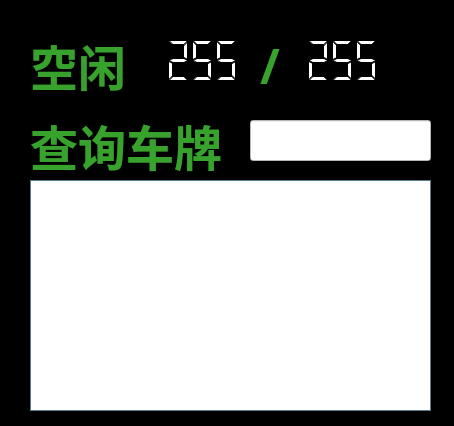
<?xml version="1.0" encoding="UTF-8"?>
<ui version="4.0">
 <class>Form</class>
 <widget class="QWidget" name="Form">
  <property name="windowModality">
   <enum>Qt::NonModal</enum>
  </property>
  <property name="enabled">
   <bool>true</bool>
  </property>
  <property name="geometry">
   <rect>
    <x>0</x>
    <y>0</y>
    <width>454</width>
    <height>426</height>
   </rect>
  </property>
  <property name="palette">
   <palette>
    <active>
     <colorrole role="WindowText">
      <brush brushstyle="SolidPattern">
       <color alpha="255">
        <red>255</red>
        <green>255</green>
        <blue>255</blue>
       </color>
      </brush>
     </colorrole>
     <colorrole role="Button">
      <brush brushstyle="SolidPattern">
       <color alpha="255">
        <red>0</red>
        <green>0</green>
        <blue>0</blue>
       </color>
      </brush>
     </colorrole>
     <colorrole role="Light">
      <brush brushstyle="SolidPattern">
       <color alpha="255">
        <red>0</red>
        <green>0</green>
        <blue>0</blue>
       </color>
      </brush>
     </colorrole>
     <colorrole role="Midlight">
      <brush brushstyle="SolidPattern">
       <color alpha="255">
        <red>0</red>
        <green>0</green>
        <blue>0</blue>
       </color>
      </brush>
     </colorrole>
     <colorrole role="Dark">
      <brush brushstyle="SolidPattern">
       <color alpha="255">
        <red>0</red>
        <green>0</green>
        <blue>0</blue>
       </color>
      </brush>
     </colorrole>
     <colorrole role="Mid">
      <brush brushstyle="SolidPattern">
       <color alpha="255">
        <red>0</red>
        <green>0</green>
        <blue>0</blue>
       </color>
      </brush>
     </colorrole>
     <colorrole role="Text">
      <brush brushstyle="SolidPattern">
       <color alpha="255">
        <red>255</red>
        <green>255</green>
        <blue>255</blue>
       </color>
      </brush>
     </colorrole>
     <colorrole role="BrightText">
      <brush brushstyle="SolidPattern">
       <color alpha="255">
        <red>255</red>
        <green>255</green>
        <blue>255</blue>
       </color>
      </brush>
     </colorrole>
     <colorrole role="ButtonText">
      <brush brushstyle="SolidPattern">
       <color alpha="255">
        <red>255</red>
        <green>255</green>
        <blue>255</blue>
       </color>
      </brush>
     </colorrole>
     <colorrole role="Base">
      <brush brushstyle="SolidPattern">
       <color alpha="255">
        <red>0</red>
        <green>0</green>
        <blue>0</blue>
       </color>
      </brush>
     </colorrole>
     <colorrole role="Window">
      <brush brushstyle="SolidPattern">
       <color alpha="255">
        <red>0</red>
        <green>0</green>
        <blue>0</blue>
       </color>
      </brush>
     </colorrole>
     <colorrole role="Shadow">
      <brush brushstyle="SolidPattern">
       <color alpha="255">
        <red>0</red>
        <green>0</green>
        <blue>0</blue>
       </color>
      </brush>
     </colorrole>
     <colorrole role="AlternateBase">
      <brush brushstyle="SolidPattern">
       <color alpha="255">
        <red>0</red>
        <green>0</green>
        <blue>0</blue>
       </color>
      </brush>
     </colorrole>
     <colorrole role="ToolTipBase">
      <brush brushstyle="SolidPattern">
       <color alpha="255">
        <red>255</red>
        <green>255</green>
        <blue>220</blue>
       </color>
      </brush>
     </colorrole>
     <colorrole role="ToolTipText">
      <brush brushstyle="SolidPattern">
       <color alpha="255">
        <red>0</red>
        <green>0</green>
        <blue>0</blue>
       </color>
      </brush>
     </colorrole>
    </active>
    <inactive>
     <colorrole role="WindowText">
      <brush brushstyle="SolidPattern">
       <color alpha="255">
        <red>255</red>
        <green>255</green>
        <blue>255</blue>
       </color>
      </brush>
     </colorrole>
     <colorrole role="Button">
      <brush brushstyle="SolidPattern">
       <color alpha="255">
        <red>0</red>
        <green>0</green>
        <blue>0</blue>
       </color>
      </brush>
     </colorrole>
     <colorrole role="Light">
      <brush brushstyle="SolidPattern">
       <color alpha="255">
        <red>0</red>
        <green>0</green>
        <blue>0</blue>
       </color>
      </brush>
     </colorrole>
     <colorrole role="Midlight">
      <brush brushstyle="SolidPattern">
       <color alpha="255">
        <red>0</red>
        <green>0</green>
        <blue>0</blue>
       </color>
      </brush>
     </colorrole>
     <colorrole role="Dark">
      <brush brushstyle="SolidPattern">
       <color alpha="255">
        <red>0</red>
        <green>0</green>
        <blue>0</blue>
       </color>
      </brush>
     </colorrole>
     <colorrole role="Mid">
      <brush brushstyle="SolidPattern">
       <color alpha="255">
        <red>0</red>
        <green>0</green>
        <blue>0</blue>
       </color>
      </brush>
     </colorrole>
     <colorrole role="Text">
      <brush brushstyle="SolidPattern">
       <color alpha="255">
        <red>255</red>
        <green>255</green>
        <blue>255</blue>
       </color>
      </brush>
     </colorrole>
     <colorrole role="BrightText">
      <brush brushstyle="SolidPattern">
       <color alpha="255">
        <red>255</red>
        <green>255</green>
        <blue>255</blue>
       </color>
      </brush>
     </colorrole>
     <colorrole role="ButtonText">
      <brush brushstyle="SolidPattern">
       <color alpha="255">
        <red>255</red>
        <green>255</green>
        <blue>255</blue>
       </color>
      </brush>
     </colorrole>
     <colorrole role="Base">
      <brush brushstyle="SolidPattern">
       <color alpha="255">
        <red>0</red>
        <green>0</green>
        <blue>0</blue>
       </color>
      </brush>
     </colorrole>
     <colorrole role="Window">
      <brush brushstyle="SolidPattern">
       <color alpha="255">
        <red>0</red>
        <green>0</green>
        <blue>0</blue>
       </color>
      </brush>
     </colorrole>
     <colorrole role="Shadow">
      <brush brushstyle="SolidPattern">
       <color alpha="255">
        <red>0</red>
        <green>0</green>
        <blue>0</blue>
       </color>
      </brush>
     </colorrole>
     <colorrole role="AlternateBase">
      <brush brushstyle="SolidPattern">
       <color alpha="255">
        <red>0</red>
        <green>0</green>
        <blue>0</blue>
       </color>
      </brush>
     </colorrole>
     <colorrole role="ToolTipBase">
      <brush brushstyle="SolidPattern">
       <color alpha="255">
        <red>255</red>
        <green>255</green>
        <blue>220</blue>
       </color>
      </brush>
     </colorrole>
     <colorrole role="ToolTipText">
      <brush brushstyle="SolidPattern">
       <color alpha="255">
        <red>0</red>
        <green>0</green>
        <blue>0</blue>
       </color>
      </brush>
     </colorrole>
    </inactive>
    <disabled>
     <colorrole role="WindowText">
      <brush brushstyle="SolidPattern">
       <color alpha="255">
        <red>0</red>
        <green>0</green>
        <blue>0</blue>
       </color>
      </brush>
     </colorrole>
     <colorrole role="Button">
      <brush brushstyle="SolidPattern">
       <color alpha="255">
        <red>0</red>
        <green>0</green>
        <blue>0</blue>
       </color>
      </brush>
     </colorrole>
     <colorrole role="Light">
      <brush brushstyle="SolidPattern">
       <color alpha="255">
        <red>0</red>
        <green>0</green>
        <blue>0</blue>
       </color>
      </brush>
     </colorrole>
     <colorrole role="Midlight">
      <brush brushstyle="SolidPattern">
       <color alpha="255">
        <red>0</red>
        <green>0</green>
        <blue>0</blue>
       </color>
      </brush>
     </colorrole>
     <colorrole role="Dark">
      <brush brushstyle="SolidPattern">
       <color alpha="255">
        <red>0</red>
        <green>0</green>
        <blue>0</blue>
       </color>
      </brush>
     </colorrole>
     <colorrole role="Mid">
      <brush brushstyle="SolidPattern">
       <color alpha="255">
        <red>0</red>
        <green>0</green>
        <blue>0</blue>
       </color>
      </brush>
     </colorrole>
     <colorrole role="Text">
      <brush brushstyle="SolidPattern">
       <color alpha="255">
        <red>0</red>
        <green>0</green>
        <blue>0</blue>
       </color>
      </brush>
     </colorrole>
     <colorrole role="BrightText">
      <brush brushstyle="SolidPattern">
       <color alpha="255">
        <red>255</red>
        <green>255</green>
        <blue>255</blue>
       </color>
      </brush>
     </colorrole>
     <colorrole role="ButtonText">
      <brush brushstyle="SolidPattern">
       <color alpha="255">
        <red>0</red>
        <green>0</green>
        <blue>0</blue>
       </color>
      </brush>
     </colorrole>
     <colorrole role="Base">
      <brush brushstyle="SolidPattern">
       <color alpha="255">
        <red>0</red>
        <green>0</green>
        <blue>0</blue>
       </color>
      </brush>
     </colorrole>
     <colorrole role="Window">
      <brush brushstyle="SolidPattern">
       <color alpha="255">
        <red>0</red>
        <green>0</green>
        <blue>0</blue>
       </color>
      </brush>
     </colorrole>
     <colorrole role="Shadow">
      <brush brushstyle="SolidPattern">
       <color alpha="255">
        <red>0</red>
        <green>0</green>
        <blue>0</blue>
       </color>
      </brush>
     </colorrole>
     <colorrole role="AlternateBase">
      <brush brushstyle="SolidPattern">
       <color alpha="255">
        <red>0</red>
        <green>0</green>
        <blue>0</blue>
       </color>
      </brush>
     </colorrole>
     <colorrole role="ToolTipBase">
      <brush brushstyle="SolidPattern">
       <color alpha="255">
        <red>255</red>
        <green>255</green>
        <blue>220</blue>
       </color>
      </brush>
     </colorrole>
     <colorrole role="ToolTipText">
      <brush brushstyle="SolidPattern">
       <color alpha="255">
        <red>0</red>
        <green>0</green>
        <blue>0</blue>
       </color>
      </brush>
     </colorrole>
    </disabled>
   </palette>
  </property>
  <property name="windowTitle">
   <string>Parking Demo</string>
  </property>
  <widget class="QLCDNumber" name="lcdTotalLot">
   <property name="geometry">
    <rect>
     <x>280</x>
     <y>30</y>
     <width>101</width>
     <height>61</height>
    </rect>
   </property>
   <property name="lineWidth">
    <number>1</number>
   </property>
   <property name="digitCount">
    <number>4</number>
   </property>
   <property name="intValue" stdset="0">
    <number>255</number>
   </property>
  </widget>
  <widget class="QLabel" name="label">
   <property name="geometry">
    <rect>
     <x>30</x>
     <y>30</y>
     <width>111</width>
     <height>71</height>
    </rect>
   </property>
   <property name="palette">
    <palette>
     <active>
      <colorrole role="WindowText">
       <brush brushstyle="SolidPattern">
        <color alpha="255">
         <red>56</red>
         <green>163</green>
         <blue>44</blue>
        </color>
       </brush>
      </colorrole>
     </active>
     <inactive>
      <colorrole role="WindowText">
       <brush brushstyle="SolidPattern">
        <color alpha="255">
         <red>56</red>
         <green>163</green>
         <blue>44</blue>
        </color>
       </brush>
      </colorrole>
     </inactive>
     <disabled>
      <colorrole role="WindowText">
       <brush brushstyle="SolidPattern">
        <color alpha="255">
         <red>120</red>
         <green>120</green>
         <blue>120</blue>
        </color>
       </brush>
      </colorrole>
     </disabled>
    </palette>
   </property>
   <property name="font">
    <font>
     <family>GE Inspira Pitch</family>
     <pointsize>36</pointsize>
     <weight>75</weight>
     <bold>true</bold>
    </font>
   </property>
   <property name="text">
    <string>空闲</string>
   </property>
  </widget>
  <widget class="QLabel" name="label_2">
   <property name="geometry">
    <rect>
     <x>260</x>
     <y>30</y>
     <width>31</width>
     <height>71</height>
    </rect>
   </property>
   <property name="palette">
    <palette>
     <active>
      <colorrole role="WindowText">
       <brush brushstyle="SolidPattern">
        <color alpha="255">
         <red>56</red>
         <green>163</green>
         <blue>44</blue>
        </color>
       </brush>
      </colorrole>
     </active>
     <inactive>
      <colorrole role="WindowText">
       <brush brushstyle="SolidPattern">
        <color alpha="255">
         <red>56</red>
         <green>163</green>
         <blue>44</blue>
        </color>
       </brush>
      </colorrole>
     </inactive>
     <disabled>
      <colorrole role="WindowText">
       <brush brushstyle="SolidPattern">
        <color alpha="255">
         <red>120</red>
         <green>120</green>
         <blue>120</blue>
        </color>
       </brush>
      </colorrole>
     </disabled>
    </palette>
   </property>
   <property name="font">
    <font>
     <family>GE Inspira Pitch</family>
     <pointsize>36</pointsize>
     <weight>75</weight>
     <bold>true</bold>
    </font>
   </property>
   <property name="text">
    <string>/</string>
   </property>
  </widget>
  <widget class="QLCDNumber" name="lcdFreeLot">
   <property name="geometry">
    <rect>
     <x>140</x>
     <y>30</y>
     <width>101</width>
     <height>61</height>
    </rect>
   </property>
   <property name="lineWidth">
    <number>1</number>
   </property>
   <property name="digitCount">
    <number>4</number>
   </property>
   <property name="intValue" stdset="0">
    <number>255</number>
   </property>
  </widget>
  <widget class="QLineEdit" name="lineEdit">
   <property name="geometry">
    <rect>
     <x>250</x>
     <y>120</y>
     <width>181</width>
     <height>41</height>
    </rect>
   </property>
   <property name="palette">
    <palette>
     <active>
      <colorrole role="WindowText">
       <brush brushstyle="SolidPattern">
        <color alpha="255">
         <red>0</red>
         <green>0</green>
         <blue>0</blue>
        </color>
       </brush>
      </colorrole>
      <colorrole role="Button">
       <brush brushstyle="SolidPattern">
        <color alpha="255">
         <red>255</red>
         <green>255</green>
         <blue>255</blue>
        </color>
       </brush>
      </colorrole>
      <colorrole role="Light">
       <brush brushstyle="SolidPattern">
        <color alpha="255">
         <red>255</red>
         <green>255</green>
         <blue>255</blue>
        </color>
       </brush>
      </colorrole>
      <colorrole role="Midlight">
       <brush brushstyle="SolidPattern">
        <color alpha="255">
         <red>255</red>
         <green>255</green>
         <blue>255</blue>
        </color>
       </brush>
      </colorrole>
      <colorrole role="Dark">
       <brush brushstyle="SolidPattern">
        <color alpha="255">
         <red>127</red>
         <green>127</green>
         <blue>127</blue>
        </color>
       </brush>
      </colorrole>
      <colorrole role="Mid">
       <brush brushstyle="SolidPattern">
        <color alpha="255">
         <red>170</red>
         <green>170</green>
         <blue>170</blue>
        </color>
       </brush>
      </colorrole>
      <colorrole role="Text">
       <brush brushstyle="SolidPattern">
        <color alpha="255">
         <red>0</red>
         <green>0</green>
         <blue>0</blue>
        </color>
       </brush>
      </colorrole>
      <colorrole role="BrightText">
       <brush brushstyle="SolidPattern">
        <color alpha="255">
         <red>255</red>
         <green>255</green>
         <blue>255</blue>
        </color>
       </brush>
      </colorrole>
      <colorrole role="ButtonText">
       <brush brushstyle="SolidPattern">
        <color alpha="255">
         <red>0</red>
         <green>0</green>
         <blue>0</blue>
        </color>
       </brush>
      </colorrole>
      <colorrole role="Base">
       <brush brushstyle="SolidPattern">
        <color alpha="255">
         <red>255</red>
         <green>255</green>
         <blue>255</blue>
        </color>
       </brush>
      </colorrole>
      <colorrole role="Window">
       <brush brushstyle="SolidPattern">
        <color alpha="255">
         <red>255</red>
         <green>255</green>
         <blue>255</blue>
        </color>
       </brush>
      </colorrole>
      <colorrole role="Shadow">
       <brush brushstyle="SolidPattern">
        <color alpha="255">
         <red>0</red>
         <green>0</green>
         <blue>0</blue>
        </color>
       </brush>
      </colorrole>
      <colorrole role="AlternateBase">
       <brush brushstyle="SolidPattern">
        <color alpha="255">
         <red>255</red>
         <green>255</green>
         <blue>255</blue>
        </color>
       </brush>
      </colorrole>
      <colorrole role="ToolTipBase">
       <brush brushstyle="SolidPattern">
        <color alpha="255">
         <red>255</red>
         <green>255</green>
         <blue>220</blue>
        </color>
       </brush>
      </colorrole>
      <colorrole role="ToolTipText">
       <brush brushstyle="SolidPattern">
        <color alpha="255">
         <red>0</red>
         <green>0</green>
         <blue>0</blue>
        </color>
       </brush>
      </colorrole>
     </active>
     <inactive>
      <colorrole role="WindowText">
       <brush brushstyle="SolidPattern">
        <color alpha="255">
         <red>0</red>
         <green>0</green>
         <blue>0</blue>
        </color>
       </brush>
      </colorrole>
      <colorrole role="Button">
       <brush brushstyle="SolidPattern">
        <color alpha="255">
         <red>255</red>
         <green>255</green>
         <blue>255</blue>
        </color>
       </brush>
      </colorrole>
      <colorrole role="Light">
       <brush brushstyle="SolidPattern">
        <color alpha="255">
         <red>255</red>
         <green>255</green>
         <blue>255</blue>
        </color>
       </brush>
      </colorrole>
      <colorrole role="Midlight">
       <brush brushstyle="SolidPattern">
        <color alpha="255">
         <red>255</red>
         <green>255</green>
         <blue>255</blue>
        </color>
       </brush>
      </colorrole>
      <colorrole role="Dark">
       <brush brushstyle="SolidPattern">
        <color alpha="255">
         <red>127</red>
         <green>127</green>
         <blue>127</blue>
        </color>
       </brush>
      </colorrole>
      <colorrole role="Mid">
       <brush brushstyle="SolidPattern">
        <color alpha="255">
         <red>170</red>
         <green>170</green>
         <blue>170</blue>
        </color>
       </brush>
      </colorrole>
      <colorrole role="Text">
       <brush brushstyle="SolidPattern">
        <color alpha="255">
         <red>0</red>
         <green>0</green>
         <blue>0</blue>
        </color>
       </brush>
      </colorrole>
      <colorrole role="BrightText">
       <brush brushstyle="SolidPattern">
        <color alpha="255">
         <red>255</red>
         <green>255</green>
         <blue>255</blue>
        </color>
       </brush>
      </colorrole>
      <colorrole role="ButtonText">
       <brush brushstyle="SolidPattern">
        <color alpha="255">
         <red>0</red>
         <green>0</green>
         <blue>0</blue>
        </color>
       </brush>
      </colorrole>
      <colorrole role="Base">
       <brush brushstyle="SolidPattern">
        <color alpha="255">
         <red>255</red>
         <green>255</green>
         <blue>255</blue>
        </color>
       </brush>
      </colorrole>
      <colorrole role="Window">
       <brush brushstyle="SolidPattern">
        <color alpha="255">
         <red>255</red>
         <green>255</green>
         <blue>255</blue>
        </color>
       </brush>
      </colorrole>
      <colorrole role="Shadow">
       <brush brushstyle="SolidPattern">
        <color alpha="255">
         <red>0</red>
         <green>0</green>
         <blue>0</blue>
        </color>
       </brush>
      </colorrole>
      <colorrole role="AlternateBase">
       <brush brushstyle="SolidPattern">
        <color alpha="255">
         <red>255</red>
         <green>255</green>
         <blue>255</blue>
        </color>
       </brush>
      </colorrole>
      <colorrole role="ToolTipBase">
       <brush brushstyle="SolidPattern">
        <color alpha="255">
         <red>255</red>
         <green>255</green>
         <blue>220</blue>
        </color>
       </brush>
      </colorrole>
      <colorrole role="ToolTipText">
       <brush brushstyle="SolidPattern">
        <color alpha="255">
         <red>0</red>
         <green>0</green>
         <blue>0</blue>
        </color>
       </brush>
      </colorrole>
     </inactive>
     <disabled>
      <colorrole role="WindowText">
       <brush brushstyle="SolidPattern">
        <color alpha="255">
         <red>127</red>
         <green>127</green>
         <blue>127</blue>
        </color>
       </brush>
      </colorrole>
      <colorrole role="Button">
       <brush brushstyle="SolidPattern">
        <color alpha="255">
         <red>255</red>
         <green>255</green>
         <blue>255</blue>
        </color>
       </brush>
      </colorrole>
      <colorrole role="Light">
       <brush brushstyle="SolidPattern">
        <color alpha="255">
         <red>255</red>
         <green>255</green>
         <blue>255</blue>
        </color>
       </brush>
      </colorrole>
      <colorrole role="Midlight">
       <brush brushstyle="SolidPattern">
        <color alpha="255">
         <red>255</red>
         <green>255</green>
         <blue>255</blue>
        </color>
       </brush>
      </colorrole>
      <colorrole role="Dark">
       <brush brushstyle="SolidPattern">
        <color alpha="255">
         <red>127</red>
         <green>127</green>
         <blue>127</blue>
        </color>
       </brush>
      </colorrole>
      <colorrole role="Mid">
       <brush brushstyle="SolidPattern">
        <color alpha="255">
         <red>170</red>
         <green>170</green>
         <blue>170</blue>
        </color>
       </brush>
      </colorrole>
      <colorrole role="Text">
       <brush brushstyle="SolidPattern">
        <color alpha="255">
         <red>127</red>
         <green>127</green>
         <blue>127</blue>
        </color>
       </brush>
      </colorrole>
      <colorrole role="BrightText">
       <brush brushstyle="SolidPattern">
        <color alpha="255">
         <red>255</red>
         <green>255</green>
         <blue>255</blue>
        </color>
       </brush>
      </colorrole>
      <colorrole role="ButtonText">
       <brush brushstyle="SolidPattern">
        <color alpha="255">
         <red>127</red>
         <green>127</green>
         <blue>127</blue>
        </color>
       </brush>
      </colorrole>
      <colorrole role="Base">
       <brush brushstyle="SolidPattern">
        <color alpha="255">
         <red>255</red>
         <green>255</green>
         <blue>255</blue>
        </color>
       </brush>
      </colorrole>
      <colorrole role="Window">
       <brush brushstyle="SolidPattern">
        <color alpha="255">
         <red>255</red>
         <green>255</green>
         <blue>255</blue>
        </color>
       </brush>
      </colorrole>
      <colorrole role="Shadow">
       <brush brushstyle="SolidPattern">
        <color alpha="255">
         <red>0</red>
         <green>0</green>
         <blue>0</blue>
        </color>
       </brush>
      </colorrole>
      <colorrole role="AlternateBase">
       <brush brushstyle="SolidPattern">
        <color alpha="255">
         <red>255</red>
         <green>255</green>
         <blue>255</blue>
        </color>
       </brush>
      </colorrole>
      <colorrole role="ToolTipBase">
       <brush brushstyle="SolidPattern">
        <color alpha="255">
         <red>255</red>
         <green>255</green>
         <blue>220</blue>
        </color>
       </brush>
      </colorrole>
      <colorrole role="ToolTipText">
       <brush brushstyle="SolidPattern">
        <color alpha="255">
         <red>0</red>
         <green>0</green>
         <blue>0</blue>
        </color>
       </brush>
      </colorrole>
     </disabled>
    </palette>
   </property>
   <property name="font">
    <font>
     <pointsize>16</pointsize>
    </font>
   </property>
   <property name="focusPolicy">
    <enum>Qt::TabFocus</enum>
   </property>
   <property name="acceptDrops">
    <bool>false</bool>
   </property>
   <property name="text">
    <string/>
   </property>
   <property name="placeholderText">
    <string/>
   </property>
  </widget>
  <widget class="QLabel" name="label_3">
   <property name="geometry">
    <rect>
     <x>30</x>
     <y>110</y>
     <width>211</width>
     <height>71</height>
    </rect>
   </property>
   <property name="palette">
    <palette>
     <active>
      <colorrole role="WindowText">
       <brush brushstyle="SolidPattern">
        <color alpha="255">
         <red>56</red>
         <green>163</green>
         <blue>44</blue>
        </color>
       </brush>
      </colorrole>
     </active>
     <inactive>
      <colorrole role="WindowText">
       <brush brushstyle="SolidPattern">
        <color alpha="255">
         <red>56</red>
         <green>163</green>
         <blue>44</blue>
        </color>
       </brush>
      </colorrole>
     </inactive>
     <disabled>
      <colorrole role="WindowText">
       <brush brushstyle="SolidPattern">
        <color alpha="255">
         <red>120</red>
         <green>120</green>
         <blue>120</blue>
        </color>
       </brush>
      </colorrole>
     </disabled>
    </palette>
   </property>
   <property name="font">
    <font>
     <family>GE Inspira Pitch</family>
     <pointsize>36</pointsize>
     <weight>75</weight>
     <bold>true</bold>
    </font>
   </property>
   <property name="text">
    <string>查询车牌</string>
   </property>
  </widget>
  <widget class="QListView" name="listView">
   <property name="geometry">
    <rect>
     <x>30</x>
     <y>180</y>
     <width>401</width>
     <height>231</height>
    </rect>
   </property>
   <property name="palette">
    <palette>
     <active>
      <colorrole role="WindowText">
       <brush brushstyle="SolidPattern">
        <color alpha="255">
         <red>20</red>
         <green>31</green>
         <blue>31</blue>
        </color>
       </brush>
      </colorrole>
      <colorrole role="Button">
       <brush brushstyle="SolidPattern">
        <color alpha="255">
         <red>115</red>
         <green>160</green>
         <blue>181</blue>
        </color>
       </brush>
      </colorrole>
      <colorrole role="Light">
       <brush brushstyle="SolidPattern">
        <color alpha="255">
         <red>179</red>
         <green>231</green>
         <blue>255</blue>
        </color>
       </brush>
      </colorrole>
      <colorrole role="Midlight">
       <brush brushstyle="SolidPattern">
        <color alpha="255">
         <red>147</red>
         <green>195</green>
         <blue>218</blue>
        </color>
       </brush>
      </colorrole>
      <colorrole role="Dark">
       <brush brushstyle="SolidPattern">
        <color alpha="255">
         <red>57</red>
         <green>80</green>
         <blue>90</blue>
        </color>
       </brush>
      </colorrole>
      <colorrole role="Mid">
       <brush brushstyle="SolidPattern">
        <color alpha="255">
         <red>76</red>
         <green>107</green>
         <blue>121</blue>
        </color>
       </brush>
      </colorrole>
      <colorrole role="Text">
       <brush brushstyle="SolidPattern">
        <color alpha="255">
         <red>0</red>
         <green>0</green>
         <blue>0</blue>
        </color>
       </brush>
      </colorrole>
      <colorrole role="BrightText">
       <brush brushstyle="SolidPattern">
        <color alpha="255">
         <red>255</red>
         <green>255</green>
         <blue>255</blue>
        </color>
       </brush>
      </colorrole>
      <colorrole role="ButtonText">
       <brush brushstyle="SolidPattern">
        <color alpha="255">
         <red>0</red>
         <green>0</green>
         <blue>0</blue>
        </color>
       </brush>
      </colorrole>
      <colorrole role="Base">
       <brush brushstyle="SolidPattern">
        <color alpha="255">
         <red>255</red>
         <green>255</green>
         <blue>255</blue>
        </color>
       </brush>
      </colorrole>
      <colorrole role="Window">
       <brush brushstyle="SolidPattern">
        <color alpha="255">
         <red>115</red>
         <green>160</green>
         <blue>181</blue>
        </color>
       </brush>
      </colorrole>
      <colorrole role="Shadow">
       <brush brushstyle="SolidPattern">
        <color alpha="255">
         <red>0</red>
         <green>0</green>
         <blue>0</blue>
        </color>
       </brush>
      </colorrole>
      <colorrole role="AlternateBase">
       <brush brushstyle="SolidPattern">
        <color alpha="255">
         <red>185</red>
         <green>207</green>
         <blue>218</blue>
        </color>
       </brush>
      </colorrole>
      <colorrole role="ToolTipBase">
       <brush brushstyle="SolidPattern">
        <color alpha="255">
         <red>255</red>
         <green>255</green>
         <blue>220</blue>
        </color>
       </brush>
      </colorrole>
      <colorrole role="ToolTipText">
       <brush brushstyle="SolidPattern">
        <color alpha="255">
         <red>0</red>
         <green>0</green>
         <blue>0</blue>
        </color>
       </brush>
      </colorrole>
     </active>
     <inactive>
      <colorrole role="WindowText">
       <brush brushstyle="SolidPattern">
        <color alpha="255">
         <red>20</red>
         <green>31</green>
         <blue>31</blue>
        </color>
       </brush>
      </colorrole>
      <colorrole role="Button">
       <brush brushstyle="SolidPattern">
        <color alpha="255">
         <red>115</red>
         <green>160</green>
         <blue>181</blue>
        </color>
       </brush>
      </colorrole>
      <colorrole role="Light">
       <brush brushstyle="SolidPattern">
        <color alpha="255">
         <red>179</red>
         <green>231</green>
         <blue>255</blue>
        </color>
       </brush>
      </colorrole>
      <colorrole role="Midlight">
       <brush brushstyle="SolidPattern">
        <color alpha="255">
         <red>147</red>
         <green>195</green>
         <blue>218</blue>
        </color>
       </brush>
      </colorrole>
      <colorrole role="Dark">
       <brush brushstyle="SolidPattern">
        <color alpha="255">
         <red>57</red>
         <green>80</green>
         <blue>90</blue>
        </color>
       </brush>
      </colorrole>
      <colorrole role="Mid">
       <brush brushstyle="SolidPattern">
        <color alpha="255">
         <red>76</red>
         <green>107</green>
         <blue>121</blue>
        </color>
       </brush>
      </colorrole>
      <colorrole role="Text">
       <brush brushstyle="SolidPattern">
        <color alpha="255">
         <red>0</red>
         <green>0</green>
         <blue>0</blue>
        </color>
       </brush>
      </colorrole>
      <colorrole role="BrightText">
       <brush brushstyle="SolidPattern">
        <color alpha="255">
         <red>255</red>
         <green>255</green>
         <blue>255</blue>
        </color>
       </brush>
      </colorrole>
      <colorrole role="ButtonText">
       <brush brushstyle="SolidPattern">
        <color alpha="255">
         <red>0</red>
         <green>0</green>
         <blue>0</blue>
        </color>
       </brush>
      </colorrole>
      <colorrole role="Base">
       <brush brushstyle="SolidPattern">
        <color alpha="255">
         <red>255</red>
         <green>255</green>
         <blue>255</blue>
        </color>
       </brush>
      </colorrole>
      <colorrole role="Window">
       <brush brushstyle="SolidPattern">
        <color alpha="255">
         <red>115</red>
         <green>160</green>
         <blue>181</blue>
        </color>
       </brush>
      </colorrole>
      <colorrole role="Shadow">
       <brush brushstyle="SolidPattern">
        <color alpha="255">
         <red>0</red>
         <green>0</green>
         <blue>0</blue>
        </color>
       </brush>
      </colorrole>
      <colorrole role="AlternateBase">
       <brush brushstyle="SolidPattern">
        <color alpha="255">
         <red>185</red>
         <green>207</green>
         <blue>218</blue>
        </color>
       </brush>
      </colorrole>
      <colorrole role="ToolTipBase">
       <brush brushstyle="SolidPattern">
        <color alpha="255">
         <red>255</red>
         <green>255</green>
         <blue>220</blue>
        </color>
       </brush>
      </colorrole>
      <colorrole role="ToolTipText">
       <brush brushstyle="SolidPattern">
        <color alpha="255">
         <red>0</red>
         <green>0</green>
         <blue>0</blue>
        </color>
       </brush>
      </colorrole>
     </inactive>
     <disabled>
      <colorrole role="WindowText">
       <brush brushstyle="SolidPattern">
        <color alpha="255">
         <red>57</red>
         <green>80</green>
         <blue>90</blue>
        </color>
       </brush>
      </colorrole>
      <colorrole role="Button">
       <brush brushstyle="SolidPattern">
        <color alpha="255">
         <red>115</red>
         <green>160</green>
         <blue>181</blue>
        </color>
       </brush>
      </colorrole>
      <colorrole role="Light">
       <brush brushstyle="SolidPattern">
        <color alpha="255">
         <red>179</red>
         <green>231</green>
         <blue>255</blue>
        </color>
       </brush>
      </colorrole>
      <colorrole role="Midlight">
       <brush brushstyle="SolidPattern">
        <color alpha="255">
         <red>147</red>
         <green>195</green>
         <blue>218</blue>
        </color>
       </brush>
      </colorrole>
      <colorrole role="Dark">
       <brush brushstyle="SolidPattern">
        <color alpha="255">
         <red>57</red>
         <green>80</green>
         <blue>90</blue>
        </color>
       </brush>
      </colorrole>
      <colorrole role="Mid">
       <brush brushstyle="SolidPattern">
        <color alpha="255">
         <red>76</red>
         <green>107</green>
         <blue>121</blue>
        </color>
       </brush>
      </colorrole>
      <colorrole role="Text">
       <brush brushstyle="SolidPattern">
        <color alpha="255">
         <red>57</red>
         <green>80</green>
         <blue>90</blue>
        </color>
       </brush>
      </colorrole>
      <colorrole role="BrightText">
       <brush brushstyle="SolidPattern">
        <color alpha="255">
         <red>255</red>
         <green>255</green>
         <blue>255</blue>
        </color>
       </brush>
      </colorrole>
      <colorrole role="ButtonText">
       <brush brushstyle="SolidPattern">
        <color alpha="255">
         <red>57</red>
         <green>80</green>
         <blue>90</blue>
        </color>
       </brush>
      </colorrole>
      <colorrole role="Base">
       <brush brushstyle="SolidPattern">
        <color alpha="255">
         <red>115</red>
         <green>160</green>
         <blue>181</blue>
        </color>
       </brush>
      </colorrole>
      <colorrole role="Window">
       <brush brushstyle="SolidPattern">
        <color alpha="255">
         <red>115</red>
         <green>160</green>
         <blue>181</blue>
        </color>
       </brush>
      </colorrole>
      <colorrole role="Shadow">
       <brush brushstyle="SolidPattern">
        <color alpha="255">
         <red>0</red>
         <green>0</green>
         <blue>0</blue>
        </color>
       </brush>
      </colorrole>
      <colorrole role="AlternateBase">
       <brush brushstyle="SolidPattern">
        <color alpha="255">
         <red>115</red>
         <green>160</green>
         <blue>181</blue>
        </color>
       </brush>
      </colorrole>
      <colorrole role="ToolTipBase">
       <brush brushstyle="SolidPattern">
        <color alpha="255">
         <red>255</red>
         <green>255</green>
         <blue>220</blue>
        </color>
       </brush>
      </colorrole>
      <colorrole role="ToolTipText">
       <brush brushstyle="SolidPattern">
        <color alpha="255">
         <red>0</red>
         <green>0</green>
         <blue>0</blue>
        </color>
       </brush>
      </colorrole>
     </disabled>
    </palette>
   </property>
   <property name="font">
    <font>
     <pointsize>12</pointsize>
    </font>
   </property>
  </widget>
 </widget>
 <resources/>
 <connections>
  <connection>
   <sender>lineEdit</sender>
   <signal>returnPressed()</signal>
   <receiver>listView</receiver>
   <slot>update()</slot>
   <hints>
    <hint type="sourcelabel">
     <x>340</x>
     <y>140</y>
    </hint>
    <hint type="destinationlabel">
     <x>230</x>
     <y>295</y>
    </hint>
   </hints>
  </connection>
 </connections>
</ui>
